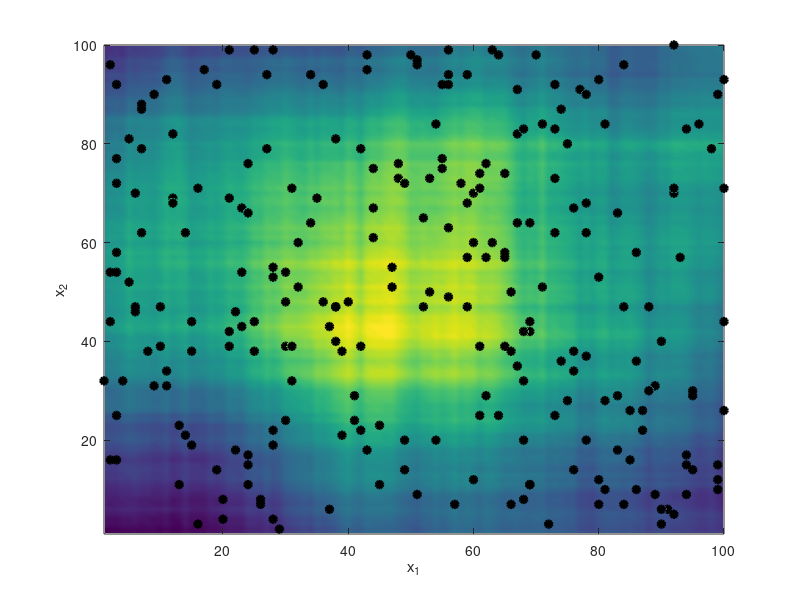

Here is the MATLAB script that generated this plot: (Note: this script raises an error after producing the figure.)
%% SARGIS S YONAN
% Master Thesis
% Autonomous Systems Lab

clear all;
close all;
clc;

plot_sample_points = true;

field_struct = load('generated_field.mat');
field = field_struct.field;
field_size = max(size(field));
number_of_samples = 250;

sample_locations = zeros(number_of_samples, 2);
samples = zeros(number_of_samples, 1);

% initialize random
seed = floor(mod(now * 1E6, 1000));
rng(seed, 'twister');

if plot_sample_points
    top_surf = pcolor(field); 
    xlabel('x_1');
    ylabel('x_2');
    zlabel('u');
    shading interp; % gets rid of the grid lines on the surf()
    hold on;
end

for i = 1:number_of_samples
    sample_locations(i, :) = randi([1 field_size], 1, 2);
    samples(i) = field(sample_locations(i,1), sample_locations(i,2));
    
    if plot_sample_points
        plot3(sample_locations(i,1), sample_locations(i,2), abs(samples(i)), ...
            'ko', 'LineWidth',2,...
            'MarkerEdgeColor','k',...
            'MarkerFaceColor',[0 0 0],...
            'MarkerSize',5)
        hold on;
    end
    
end

xlabel('x_1');
ylabel('x_2');
zlabel('u');

if plot_sample_points
   export_img_latex(gcf, 'sampled_generated_field')
end

save('sampled_points.mat', 'samples');
save('sampled_locations.mat', 'sample_locations');




